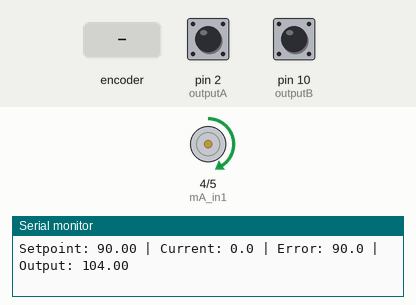
This sketch was run on a simulated Arduino Uno, built with avr-gcc and run on an emulated ATmega328P. Parts: motor-driver pin pairs drawn as motors (green arrow = first pin HIGH = forward, orange = second pin HIGH = backward, longer = more drive, scaled by the enable pin), the last lines printed to the serial monitor. The inputs (shaded band) are chosen by the test bench; at power-on: pin 2 (outputA) HIGH, pin 10 (outputB) HIGH.

Above: at 1.2 s.
1.3 s: rotary encoder on pin 2 (outputA) / pin 10 (outputB) turned 3 steps (first pin leading)
At 1.47 s:
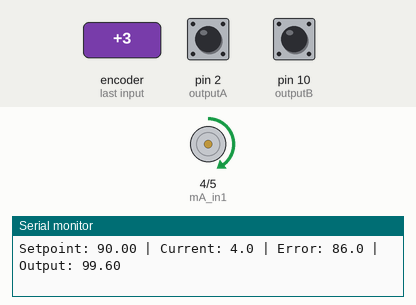
4.9 s: rotary encoder on pin 2 (outputA) / pin 10 (outputB) turned 2 steps (second pin leading)
At 5.09 s:
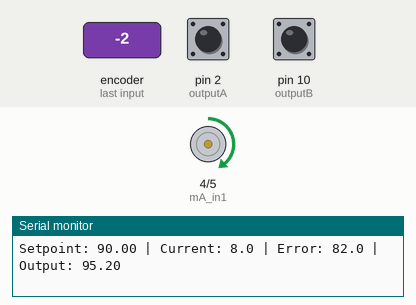
Timing chart, 0 to 7.9 s (numbered marks = the images above; inputs shaded):
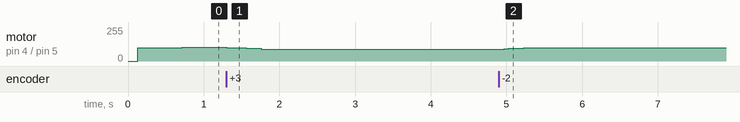

The sketch:

large_with_pid.ino
```cpp
/*
   7MRI0060 - Applied Medical Robotics Module
   September 2024
   Author: Harry Robertshaw

   Purpose: Read encoder with interrupt and measure motor angle with PID control
*/

// Define the pins connected to encoder channels A and B
#define outputA 2
#define outputB 10

const int mA_in1 = 4;
const int mA_in2 = 5;
const int mA_en = 6;

// Define constants for pulses per revolution (PPR) and gear ratio (GR)
const int PPR = 180;  // Pulses per revolution of the encoder
const float GR = 1;   // Gear ratio

// PID 参数
double Kp = 1.1;   // 比例增益 - 需要根据实际调整
double Ki = 0.05;   // 积分增益 - 需要根据实际调整
double Kd = 0.0;  // 微分增益 - 需要根据实际调整

// PID 变量
double setpoint = 90.0;     // 目标角度 (度)
double input = 0.0;         // 反馈角度 (度)
double output = 0.0;        // PID输出
double error = 0.0;         // 误差
double lastError = 0.0;     // 上一次误差
double integral = 0.0;      // 积分项
double derivative = 0.0;    // 微分项

// 时间控制
unsigned long lastTime = 0;
unsigned long stableTime = 0;  // 移到全局变量区域
double deltaTime = 0.0;

// 输出限制
const int OUTPUT_MIN = -255;
const int OUTPUT_MAX = 255;
const int PWM_MIN = 40;     // 最小PWM值，确保电机能启动

// Declare variables
int aLastState;             // Previous state of channel A
float positionInDegrees_m2 = 0.0; // Position in degrees for motor 2
int position_m2 = 0;        // Encoder position for motor 2
long targetCounts = 0;

volatile long counter = 0;
void updateEncoder();
void computePID();
void setMotorSpeed(int speed);

void setup() {
  // Setup pin modes for the encoder pins
  pinMode(outputA, INPUT_PULLUP);
  pinMode(outputB, INPUT_PULLUP);

  pinMode(mA_in1, OUTPUT);
  pinMode(mA_in2, OUTPUT);
  pinMode(mA_en, OUTPUT);

  // Start serial communication at 9600 baud
  Serial.begin(9600);

  // Read the initial state of channel A
  aLastState = digitalRead(outputA);

  // Attach an interrupt to detect changes on channel A
  attachInterrupt(digitalPinToInterrupt(outputA), updateEncoder, CHANGE);

  // 计算目标计数
  long countsPerOutputRev = (long)PPR * (long)GR;
  targetCounts = (countsPerOutputRev * 90) / 360;

  Serial.print("countsPerOutputRev = ");
  Serial.println(countsPerOutputRev);
  Serial.print("targetCounts (for 90 deg) = ");
  Serial.println(targetCounts);
  Serial.println("PID Control Started");

  lastTime = millis();
  stableTime = 0;  // 初始化稳定计时器

  // noInterrupts();
  // counter = 0;
  // interrupts();
}

void loop() {
  // 计算当前角度
  positionInDegrees_m2 = ((float)position_m2 * 360.0) / (PPR * GR);
  input = positionInDegrees_m2;

  // 计算PID
  computePID();

  // 应用PID输出到电机
  setMotorSpeed((int)output);

  // 打印调试信息
  Serial.print("Setpoint: ");
  Serial.print(setpoint);
  Serial.print(" | Current: ");
  Serial.print(input, 1);
  Serial.print(" | Error: ");
  Serial.print(error, 1);
  Serial.print(" | Output: ");
  Serial.println(output);

  // 检查是否到达目标位置（带容差）
  if (fabs(error) < 2.0) {  // 2度容差
    if (stableTime == 0) {
      stableTime = millis();
    }
    // 稳定一段时间后才停止
    if (millis() - stableTime > 500) {
      analogWrite(mA_en, 0);
      digitalWrite(mA_in1, LOW);
      digitalWrite(mA_in2, LOW);
      Serial.println("Reached target position with PID. Motor stopped.");

      while (1) {
        noInterrupts();
        long c = counter;
        interrupts();
        float deg = ((float)c * 360.0) / ((float)PPR * GR);
        Serial.print("Final Position (deg): ");
        Serial.println(deg, 2);
        delay(1000);
      }
    }
  } else {
    stableTime = 0;  // 重置稳定计时器
  }

  delay(50);  // 更快的控制周期
}

void computePID() {
  unsigned long currentTime = millis();
  deltaTime = (double)(currentTime - lastTime) / 1000.0;  // 转换为秒

  if (deltaTime == 0) return;  // 避免除以零

  error = setpoint - input;

  // 比例项
  double proportional = Kp * error;

  // 积分项（带抗饱和）
  integral += error * deltaTime;
  // 积分限幅
  if (integral > 100) integral = 100;
  if (integral < -100) integral = -100;
  double integralTerm = Ki * integral;

  // 微分项
  derivative = (error - lastError) / deltaTime;
  double derivativeTerm = Kd * derivative;

  // 计算PID输出
  output = proportional + integralTerm + derivativeTerm;

  // 输出限幅
  if (output > OUTPUT_MAX) output = OUTPUT_MAX;
  if (output < OUTPUT_MIN) output = OUTPUT_MIN;

  lastError = error;
  lastTime = currentTime;
}

void setMotorSpeed(int speed) {
  // 确保最小PWM值以克服静摩擦力
  int pwm = abs(speed);
  if (pwm > 0 && pwm < PWM_MIN) {
    pwm = PWM_MIN;
  }

  if (speed > 0) {
    // 正转
    digitalWrite(mA_in1, HIGH);
    digitalWrite(mA_in2, LOW);
    analogWrite(mA_en, pwm);
  } else if (speed < 0) {
    // 反转
    digitalWrite(mA_in1, LOW);
    digitalWrite(mA_in2, HIGH);
    analogWrite(mA_en, pwm);
  } else {
    // 停止
    digitalWrite(mA_in1, LOW);
    digitalWrite(mA_in2, LOW);
    analogWrite(mA_en, 0);
  }
}

// Interrupt Service Routine (ISR) - This function is called whenever channel A changes state
void updateEncoder() {
  int aState = digitalRead(outputA);  // Read current state of channel A
  int bState = digitalRead(outputB);  // Read current state of channel B
  // If the state of channel A has changed
  if (aState != aLastState) {
    // Check the direction of rotation by comparing A and B
    if (aState != bState) {
      counter++;  // Clockwise rotation
    } else {
      counter--;  // Counterclockwise rotation
    }
    position_m2 = counter;
    // Update position for motor 2 based on encoder count
  }
  // Update the last known state of channel A
  aLastState = aState;
}
```

Measured:
- after the input at 1.3 s, motor on pin 4 (mA_in1) / pin 5 (mA_in2): forward 104/255 → forward 101/255 at once, → forward 99/255 0.07 s later, → forward 95/255 0.19 s later, → forward 90/255 0.19 s later
- after the input at 4.9 s, motor on pin 4 (mA_in1) / pin 5 (mA_in2): forward 90/255 → forward 93/255 after 0.07 s, → forward 95/255 0.07 s later, → forward 97/255 0.13 s later, → forward 99/255 0.06 s later
